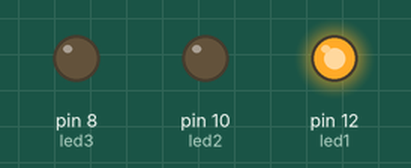
A sketch run on a simulated Arduino Uno, built with avr-gcc and run on an emulated ATmega328P. Parts: output pins drawn as LEDs (lit = HIGH).

Above: at 0.2 s.
At 2.2 s:
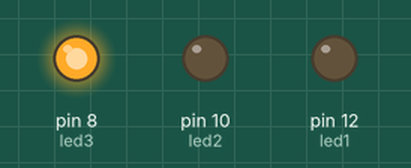
At 3.2 s:
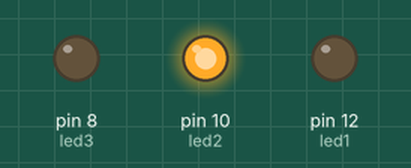
At 5.7 s:
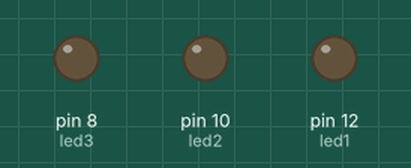
Timing chart, 0 to 6.5 s (numbered marks = the images above):
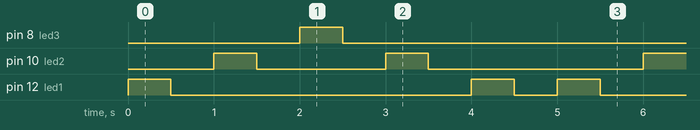

The sketch:

arduino_012.ino
```cpp
int led1 = 12;
int led2 = 10;
int led3 = 8;

void setup() {
  // put your setup code here, to run once:
  pinMode(led1, OUTPUT);
  pinMode(led2, OUTPUT);
  pinMode(led3, OUTPUT);
}

void loop() {
  // put your main code here, to run repeatedly:
  digitalWrite(led1, HIGH);
  delay(500);
  digitalWrite(led1, LOW);
  delay(500);

  digitalWrite(led2, HIGH);
  delay(500);
  digitalWrite(led2, LOW);
  delay(500);

  digitalWrite(led3, HIGH);
  delay(500);
  digitalWrite(led3, LOW);
  delay(500);

  digitalWrite(led2, HIGH);
  delay(500);
  digitalWrite(led2, LOW);
  delay(500);

  digitalWrite(led1, HIGH);
  delay(500);
  digitalWrite(led1, LOW);
  delay(500);
}
```

Measured:
- by itself, pin 8 (led3): alternates HIGH for 0.50 s and LOW for 4.5 s
- by itself, pin 10 (led2): repeats every 5.0 s: LOW 1.5 s, HIGH 0.50 s, LOW 2.5 s, HIGH 0.50 s
- by itself, pin 12 (led1): repeats every 5.0 s: LOW 3.5 s, HIGH 0.50 s, LOW 0.50 s, HIGH 0.50 s
